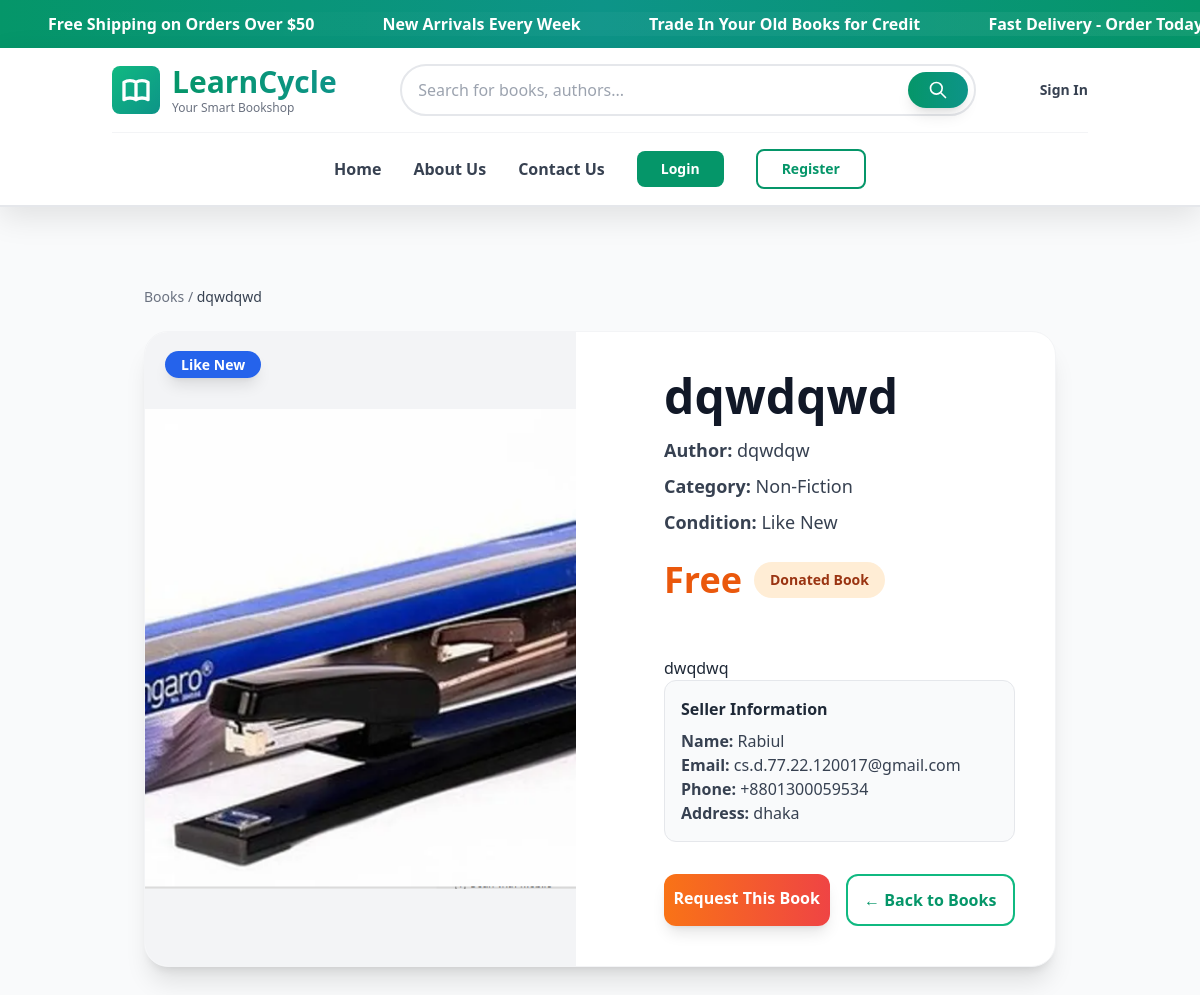
Screenshot of /donation-book/16/ with the database file from the repository.
### donations/models.py (models this page shows, shortened)
class Donation(models.Model):
    STATUS_CHOICES = [
        ('pending', 'Pending'),
        ('approved', 'Approved'),
        ('requested', 'Requested'),   # New status
        ('handover_confirmed', 'Handover Confirmed'), # New status
        ('received', 'Received'),     # New status
        ('rejected', 'Rejected'),
    ]
    user = models.ForeignKey(User, on_delete=models.CASCADE)
    title = models.CharField(max_length=200)
    author = models.CharField(max_length=200)
    category = models.ForeignKey(Category, on_delete=models.CASCADE)
    condition = models.CharField(max_length=20, choices=[
        ('new', 'New'),
        ('like_new', 'Like New'),
        ('good', 'Good'),
        ('fair', 'Fair'),
    ])
    description = models.TextField()
    image = models.ImageField(upload_to='donations/', blank=True, null=True)
    status = models.CharField(max_length=20, choices=STATUS_CHOICES, default='pending')
    created_at = models.DateTimeField(auto_now_add=True)
    @property
    def price(self):
        return None  # Donated books are free
    @property
    def seller(self):
        return self.user  # For consistency with Book model

### books/models.py (models this page shows, shortened)
class Category(models.Model):
    name = models.CharField(max_length=100)

### accounts/models.py (models this page shows, shortened)
class Profile(models.Model):
    user = models.OneToOneField(User, on_delete=models.CASCADE)
    phone = PhoneNumberField(region='BD', blank=True, null=True)
    address = models.CharField(max_length=255, blank=True, null=True)
    book_points = models.IntegerField(default=0)
    image = models.ImageField(upload_to='profile_pics/', default='default_user.png', blank=True)
    is_seller = models.BooleanField(default=False)
    is_buyer = models.BooleanField(default=False)
    is_donor = models.BooleanField(default=False)
    total_selling_books = models.IntegerField(default=0)

### books/views.py (the view)
# urls.py: path('donation-book/<int:id>/', views.donation_book_detail, name='donation_book_detail'),
def donation_book_detail(request, id):
    print("In donation_book_detail view")
    book = get_object_or_404(Donation, id=id, status='approved')
    related_books = Donation.objects.filter(
        category=book.category,
        status='approved'
    ).exclude(id=book.id)[:4]
    return render(request, 'books/detail.html', {
        'book': book,
        'related_books': related_books
    })

### templates/books/detail.html (shortened to what this page needs)
{% extends 'base.html' %}
{% block content %}
<div class="bg-gray-50 min-h-screen py-12">
  <div class="max-w-7xl mx-auto px-6 lg:px-8">
    <div class="text-sm text-gray-500 mb-6">
      <a href="{% url 'books:book_list' %}" class="hover:text-emerald-600 transition">Books</a> /
      <span class="text-gray-700 font-medium">{{ book.title }}</span>
    </div>
    <div class="grid grid-cols-1 md:grid-cols-2 gap-12 bg-white shadow-xl rounded-3xl overflow-hidden border border-gray-100">
      <div class="relative bg-gray-100 flex items-center justify-center group">
        {% if book.image %}
          <img src="{{ book.image.url }}" alt="{{ book.title }}"
               class="w-full h-[480px] object-cover group-hover:scale-105 transition-transform duration-500">
        {% endif %}
        <div class="absolute top-5 left-5">
          <span class="px-4 py-1 text-sm font-semibold rounded-full shadow-lg backdrop-blur-sm
            {% if book.condition == 'new' %}
              bg-emerald-600 text-white
            {% elif book.condition == 'like_new' %}
              bg-blue-600 text-white
            {% elif book.condition == 'good' %}
              bg-yellow-500 text-white
            {% elif book.condition == 'fair' %}
              bg-orange-500 text-white
            {% else %}
              bg-gray-600 text-white
            {% endif %}">
            {{ book.get_condition_display }}
          </span>
        </div>
      </div>
      <div class="p-8 md:p-10 flex flex-col justify-center animate-fadeIn">
        <h1 class="text-4xl md:text-5xl font-extrabold text-gray-900 mb-4">{{ book.title }}</h1>
        <p class="text-lg text-gray-700 mb-2"><strong>Author:</strong> {{ book.author }}</p>
        <p class="text-lg text-gray-700 mb-2"><strong>Category:</strong> {{ book.category.name }}</p>
        <p class="text-lg text-gray-700 mb-6"><strong>Condition:</strong> {{ book.get_condition_display }}</p>
        <div class="mb-6">
            {% if book.price %}
                <span class="text-4xl font-bold text-emerald-600">${{ book.price }}</span>
            {% else %}
                <div class="flex items-center gap-3">
                    <span class="text-4xl font-bold text-orange-600">Free</span>
                    <span class="px-4 py-2 bg-orange-100 text-orange-800 text-sm font-bold rounded-full">
                        Donated Book
                    </span>
                </div>
            {% endif %}
        </div>
        <p class="text-gray-600 leading-relaxed mb-8">{{ book.description|linebreaks }}</p>
        <div class="mb-8 p-4 bg-gray-50 rounded-xl border border-gray-200">
          <h3 class="font-bold text-gray-800 mb-2">Seller Information</h3>
          <p class="text-gray-700"><strong>Name:</strong> {{ book.seller.username }}</p>
          {% if book.seller.email %}
            <p class="text-gray-700"><strong>Email:</strong> {{ book.seller.email }}</p>
          {% endif %}
          {% if book.seller.profile.phone %}
            <p class="text-gray-700"><strong>Phone:</strong> {{ book.seller.profile.phone }}</p>
          {% endif %}
          {% if book.seller.profile.address %}
            <p class="text-gray-700"><strong>Address:</strong> {{ book.seller.profile.address }}</p>
          {% endif %}
        </div>
<div class="flex flex-col sm:flex-row gap-4">
    {% if book.price %}
        <a href="{% url 'cart:cart_add' book.id %}"
           class="flex-1 bg-gradient-to-r from-emerald-600 to-teal-600 hover:from-emerald-700 hover:to-teal-700
                  text-white py-3 rounded-xl font-semibold text-center shadow-lg transform hover:scale-105 transition-all duration-300">
            Add to Cart
        </a>
    {% else %}
        <a href="{% url 'donations:request_donated_book' book.id %}"
           class="flex-1 bg-gradient-to-r from-orange-500 to-red-500 hover:from-orange-600 hover:to-red-600
                  text-white py-3 rounded-xl font-semibold text-center shadow-lg transform hover:scale-105 transition-all duration-300">
            Request This Book
        </a>
    {% endif %}
    <a href="{% url 'books:book_list' %}"
       class="flex-1 border-2 border-emerald-500 text-emerald-600 hover:bg-emerald-50
              py-3 rounded-xl font-semibold text-center transition-all duration-300">
        ← Back to Books
    </a>
</div>
      </div>
    </div>
{% endblock %}

### templates/books/detail.html (style rules this page uses)
.animate-fadeIn { animation: fadeIn 0.6s ease-out; }

### rows the page displays
Donation: title "dqwdqwd", image (picture), condition "Like New", author "dqwdqw", category.name "Non-Fiction", description "dwqdwq", seller.username "Rabiul", seller.email "cs.d.77.22.120017@gmail.com", seller.profile.phone "+8801300059534", seller.profile.address "dhaka"
